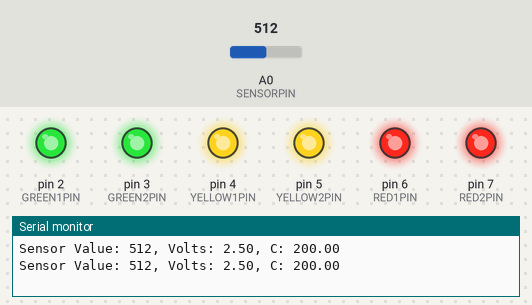
The sketch below on a simulated Arduino Uno, built with avr-gcc and run on an emulated ATmega328P. Shown: output pins drawn as LEDs (lit = HIGH), the last lines printed to the serial monitor. The test bench sets the inputs (shaded band); at power-on: A0 (SENSORPIN) = 512.

Above: at 1.2 s.
1.3 s: A0 (SENSORPIN) set to 185
3.4 s: A0 (SENSORPIN) set to 169
At 5.1 s:
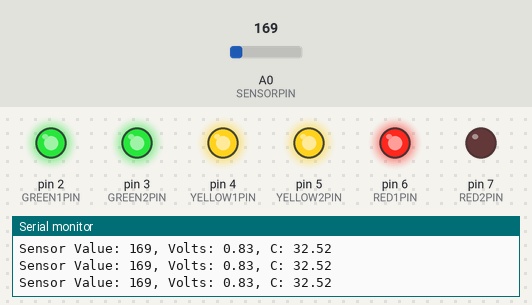
5.4 s: A0 (SENSORPIN) set to 122
At 6.7 s:
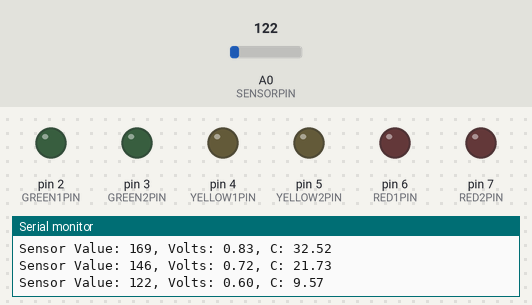
7.1 s: A0 (SENSORPIN) set to 306
At 7.9 s:
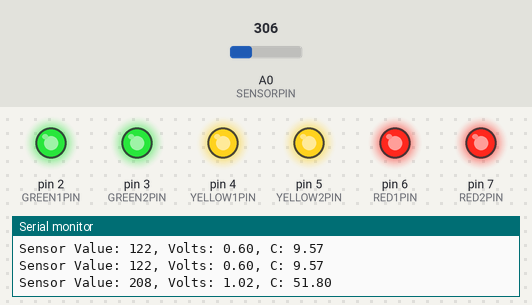
8.8 s: A0 (SENSORPIN) set to 0
At 9.5 s:
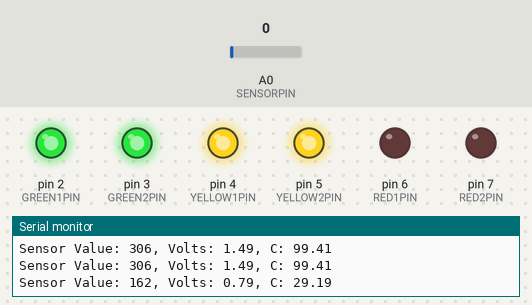
Timing chart, 0 to 11.8 s (numbered marks = the images above; inputs shaded):
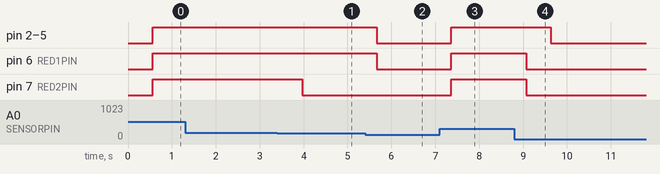

The sketch:

LoveOMeter.ino
```cpp
const int SENSORPIN = A0;
const int GREEN1PIN = 2;
const int GREEN2PIN = 3;
const int YELLOW1PIN = 4;
const int YELLOW2PIN = 5;
const int RED1PIN = 6;
const int RED2PIN = 7;
const int BASEINC[] = { 2, 4, 6, 8, 10, 12 };
const int FRECUENCIAMUESTREO = 500;

const float BASELINETEMP = 23.0;

int count = 0;
float mediaSensor = 0.0;

void setup()
{
  Serial.begin(9600);  // open a serial port

  for (int pinNumber = GREEN1PIN; pinNumber <= RED2PIN; pinNumber++)
  {
    pinMode(pinNumber, OUTPUT);
    digitalWrite(pinNumber, LOW);
  }

  count = 0;
  mediaSensor = 0.0;
}

void loop()
{
  /*
  // Read the sensor value
  int sensorValue = analogRead(SENSORPIN);
  // Convert the ADC value to voltage
  float sensorVoltage = (sensorValue / 1024.0) * 5.0;
  // Convert the voltage to temperature en degrees
  float temperature = (sensorVoltage - .5) * 100;
  */
  mediaSensor += analogRead(SENSORPIN);
  delay(1);
  count++;

  if (count >= FRECUENCIAMUESTREO) {
    mediaSensor = mediaSensor / count;
    float sensorVoltage = (mediaSensor / 1024.0) * 5.0;
    float temperature = (sensorVoltage - .5) * 100;

    ImprimirSerial(mediaSensor, sensorVoltage, temperature);
    ActualizarLeds(temperature);
    count = 0;
    mediaSensor = 0.0;
  }
}

void ActualizarLeds(float temperature)
{
  if (temperature < BASELINETEMP)
  {
    EnciendeHasta(0);
  }
  else if (temperature >= BASELINETEMP && temperature < BASELINETEMP + BASEINC[0])
  {
    EnciendeHasta(GREEN1PIN);
  }
  else if (temperature >= BASELINETEMP + BASEINC[0] && temperature < BASELINETEMP + BASEINC[1])
  {
    EnciendeHasta(GREEN2PIN);
  }
  else if (temperature >= BASELINETEMP + BASEINC[1] && temperature < BASELINETEMP + BASEINC[2])
  {
    EnciendeHasta(YELLOW1PIN);
  }
  else if (temperature >= BASELINETEMP + BASEINC[2] && temperature < BASELINETEMP + BASEINC[3])
  {
    EnciendeHasta(YELLOW2PIN);
  }
  else if (temperature >= BASELINETEMP + BASEINC[3] && temperature < BASELINETEMP + BASEINC[4])
  {
    EnciendeHasta(RED1PIN);
  }
  else if (temperature >= BASELINETEMP + BASEINC[4])// && temperature < BASELINETEMP + BASEINC[5])
  {
    EnciendeHasta(RED2PIN);
  }
}

void ImprimirSerial(int sensorValue, float voltage, float temperature) {
  Serial.print("Sensor Value: ");
  Serial.print(sensorValue);
  Serial.print(", Volts: ");
  Serial.print(voltage);
  Serial.print(", C: ");
  Serial.println(temperature);
}

void EnciendeHasta(int pinNumber) {
  for (int pin = GREEN1PIN; pin <= pinNumber; pin++)
  {
    digitalWrite(pin, HIGH);
  }
  for (int pin = pinNumber + 1; pin <= RED2PIN; pin++)
  {
    digitalWrite(pin, LOW);
  }
}
```

Measured:
- the behaviour switches between 170 and 169 on A0 (SENSORPIN) (found by bisection; images 0 and 1)
- after the input at 3.4 s, pin 7 (RED2PIN): HIGH → LOW after 0.57 s
- after the input at 5.4 s, pin 2 (GREEN1PIN), pin 3 (GREEN2PIN), pin 4 (YELLOW1PIN), pin 5 (YELLOW2PIN), pin 6 (RED1PIN): HIGH → LOW after 0.27 s
- after the input at 7.1 s, pin 2 (GREEN1PIN), pin 3 (GREEN2PIN), pin 4 (YELLOW1PIN), pin 5 (YELLOW2PIN), pin 6 (RED1PIN), pin 7 (RED2PIN): LOW → HIGH after 0.27 s
- after the input at 8.8 s, pin 2 (GREEN1PIN), pin 3 (GREEN2PIN), pin 4 (YELLOW1PIN), pin 5 (YELLOW2PIN): HIGH → LOW after 0.83 s; pin 6 (RED1PIN), pin 7 (RED2PIN): HIGH → LOW after 0.27 s
